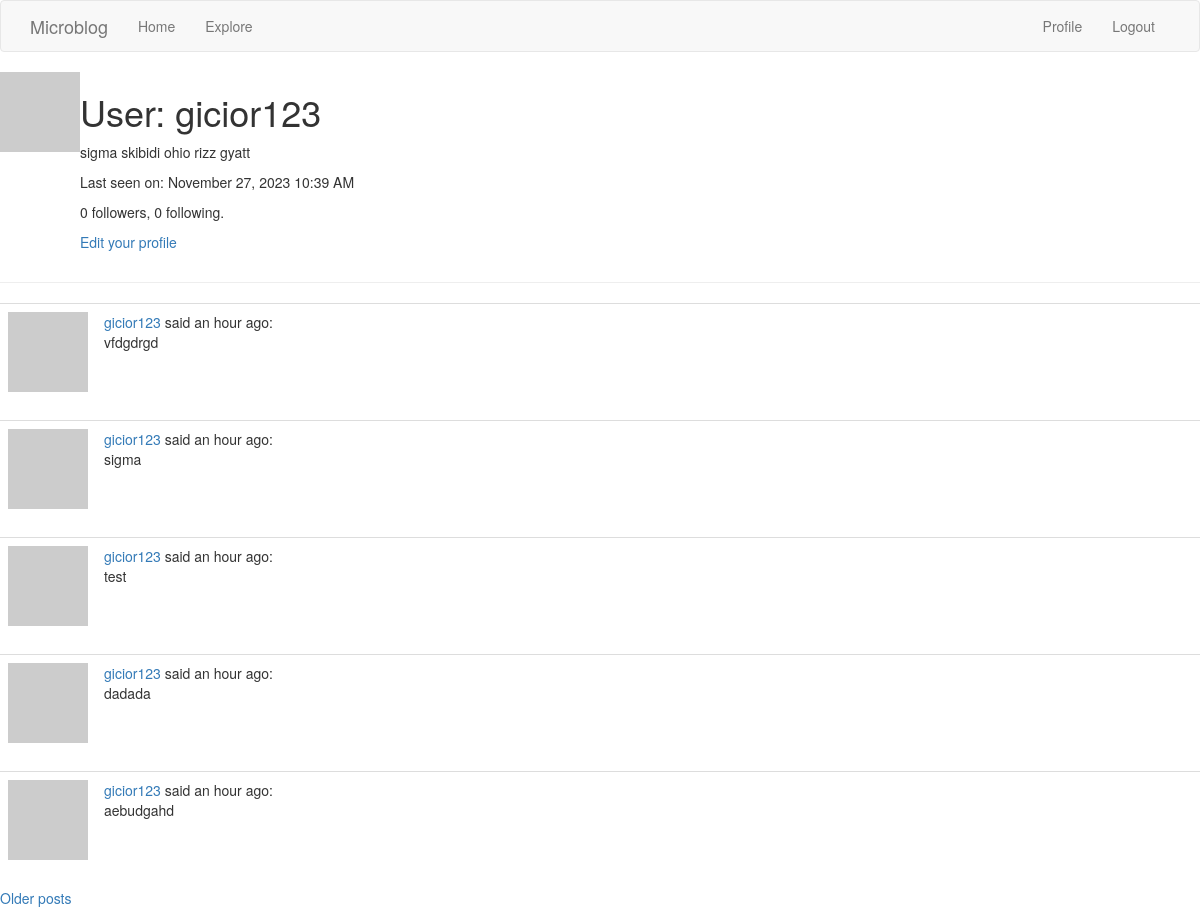
/user/gicior123 (signed in), run on the app's committed database.
### app/models.py (models this page shows, shortened)
class User(UserMixin, db.Model):
    id = db.Column(db.Integer, primary_key=True)
    username = db.Column(db.String(64), index=True, unique=True)
    email = db.Column(db.String(120), index=True, unique=True)
    password_hash = db.Column(db.String(128))
    posts = db.relationship('Post', backref='author', lazy='dynamic')
    about_me = db.Column(db.String(140))
    last_seen = db.Column(db.DateTime, default=datetime.utcnow)
    followed = db.relationship(
        'User', secondary=followers,
        primaryjoin=(followers.c.follower_id == id),
        secondaryjoin=(followers.c.followed_id == id),
        backref=db.backref('followers', lazy='dynamic'), lazy='dynamic')
    def avatar(self, size):
        digest = md5(self.email.lower().encode('utf-8')).hexdigest()
        return 'https://www.gravatar.com/avatar/{}?d=identicon&s={}'.format(
            digest, size)

class Post(db.Model):
    id = db.Column(db.Integer, primary_key=True)
    body = db.Column(db.String(140))
    timestamp = db.Column(db.DateTime, index=True, default=datetime.utcnow)
    user_id = db.Column(db.Integer, db.ForeignKey('user.id'))

### app/routes.py (the view)
@app.route('/user/<username>')
@login_required
def user(username):
    user = User.query.filter_by(username=username).first_or_404()
    page = request.args.get('page', 1, type=int)
    posts = user.posts.order_by(Post.timestamp.desc()).paginate(
        page=page, per_page=app.config['POSTS_PER_PAGE'], error_out=False)
    next_url = url_for('user', username=user.username, page=posts.next_num) \
        if posts.has_next else None
    prev_url = url_for('user', username=user.username, page=posts.prev_num) \
        if posts.has_prev else None
    form = EmptyForm()
    return render_template('user.html', user=user, posts=posts.items,
                           next_url=next_url, prev_url=prev_url, form=form)

### app/models.py (called while the page is built)
@login.user_loader
def load_user(id):
    return User.query.get(int(id))

### app/routes.py (called while the page is built)
@app.before_request
def before_request():
    if current_user.is_authenticated:
        current_user.last_seen = datetime.utcnow()
        db.session.commit()

### app/templates/user.html (shortened to what this page needs)
{% extends "base.html" %}
{% block content %}
    <table>
        <tr valign="top">
            <td><img src="{{ user.avatar(128) }}"></td>
            <td>
                <h1>User: {{ user.username }}</h1>
        {% if user.about_me %}<p>{{ user.about_me }}</p>{% endif %}
        {% if user.last_seen %}
        <p>Last seen on: {{ moment(user.last_seen).format('LLL') }}</p>
        {% endif %}
        <p>{{ user.followers.count() }} followers, {{ user.followed.count() }} following.</p>
        {% if user == current_user %}
        <p><a href="{{ url_for('edit_profile') }}">Edit your profile</a></p>
        {% endif %}
            </td>
        </tr>
    </table>
    <hr>
    {% for post in posts %}
    {% include '_post.html' %}
{% endfor %}
{% if next_url %}
<a href="{{ next_url }}">Older posts</a>
{% endif %}
{% endblock %}

### app/templates/_post.html
<table class="table table-hover">
    <tr>
        <td width="70px">
            <a href="{{ url_for('user', username=post.author.username) }}">
                <img src="{{ post.author.avatar(70) }}" />
            </a>
        </td>
        <td>
            <a href="{{ url_for('user', username=post.author.username) }}">
                {{ post.author.username }}
            </a>
            said {{ moment(post.timestamp).fromNow() }}:
            <br>
            {{ post.body }}
        </td>
    </tr>
</table>

### data on the page
User: username "gicior123", about_me "sigma skibidi ohio rizz gyatt", last_seen "November 27, 2023 10:39 AM"
Post: author.username "gicior123", timestamp "an hour ago", body "vfdgdrgd"
Post: author.username "gicior123", timestamp "an hour ago", body "sigma"
Post: author.username "gicior123", timestamp "an hour ago", body "test"
Post: author.username "gicior123", timestamp "an hour ago", body "dadada"
Post: author.username "gicior123", timestamp "an hour ago", body "aebudgahd"

### other printed values
{{ user.followers.count() }} "0"
{{ user.followed.count() }} "0"
